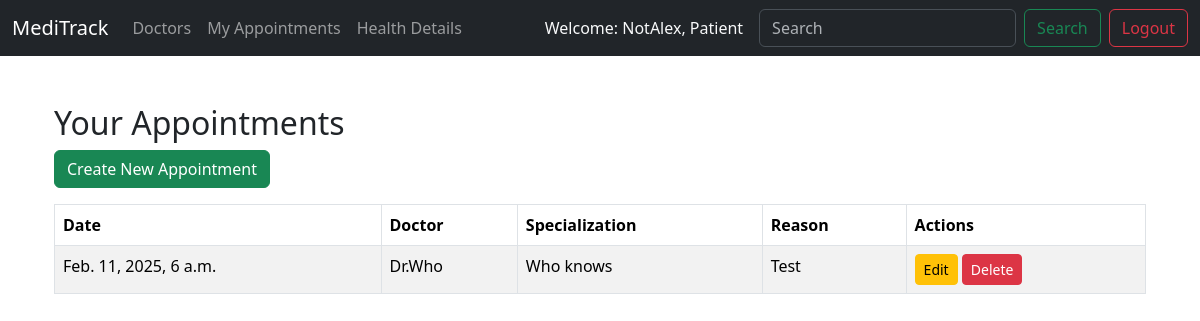
Before: /appointments/ (signed in) with the older database file.
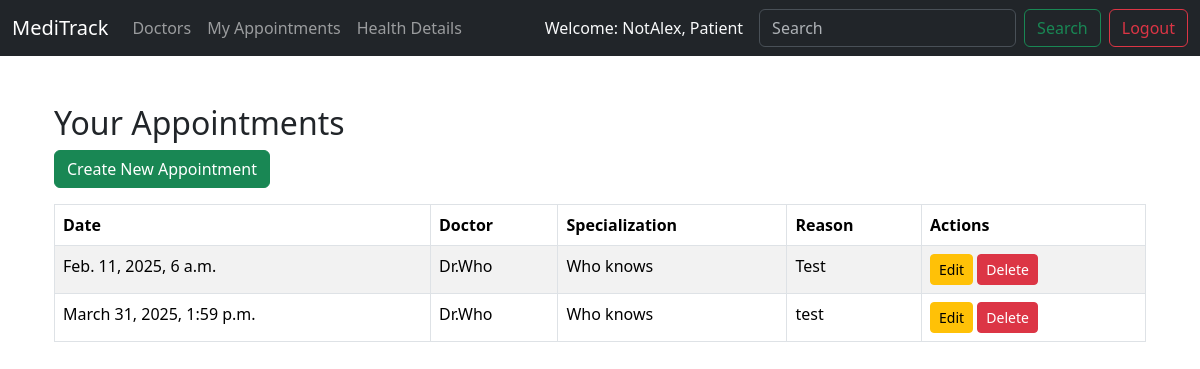
After: the same page with the newer database file.
### apps/appointments/models.py (models this page shows, shortened)
class Appointment(models.Model):
    STATUS_SCHEDULED = "scheduled"
    STATUS_COMPLETED = "completed"
    STATUS_CANCELED = "canceled"
    STATUS_CHOICES = [
        (STATUS_SCHEDULED, "Scheduled"),
        (STATUS_COMPLETED, "Completed"),
        (STATUS_CANCELED, "Canceled"),
    ]
    description = models.TextField(blank=True, null=True)
    date = models.DateTimeField()
    created_at = models.DateTimeField(auto_now_add=True)
    updated_at = models.DateTimeField(auto_now=True)
    reason = models.TextField(null=True, blank=True)
    status = models.CharField(max_length=10, choices=STATUS_CHOICES, default=STATUS_SCHEDULED)
    doctor = models.ForeignKey(
        settings.AUTH_USER_MODEL,
        on_delete=models.CASCADE,
        limit_choices_to={'role': 'doctor'},
        related_name="appointments_as_doctor",  # Avoids clash
        default=1,
    )
    patient = models.ForeignKey(
        settings.AUTH_USER_MODEL,
        on_delete=models.CASCADE,
        limit_choices_to={'role': 'patient'},
        related_name="appointments_as_patient",
        default=1,
    )

### apps/home/models.py (models this page shows, shortened)
class User(AbstractUser):
    ROLE_CHOICES = (
        ("admin", "Admin"),
        ("doctor", "Doctor"),
        ("patient", "Patient"),
    )
    role = models.CharField(max_length=10, choices=ROLE_CHOICES, default="patient")

### apps/doctors/models.py (models this page shows, shortened)
class Doctor(models.Model):
    user = models.OneToOneField(settings.AUTH_USER_MODEL,
                                on_delete=models.CASCADE,
                                related_name="doctor",
                                limit_choices_to={"role": "doctor"})
    specialization = models.CharField(max_length=100, blank=True, null=True)
    phone = models.CharField(max_length=15, blank=True, null=True)
    experience_years = models.PositiveIntegerField(blank=True, null=True)
    available = models.BooleanField(default=True)

### apps/patients/views.py (the view)
# urls.py: path("appointments/", views.list_appointments, name="list_appointments"),
@login_required
@role_required("patient")
def list_appointments(request):
    appointments = Appointment.objects.filter(patient=request.user)
    return render(request, "patients_templates/appointments.html", {"appointments": appointments})

### templates/patients_templates/appointments.html
{% extends "base.html" %}
{% block content %}
<div class="container">
    <h2 class="mt-4">Your Appointments</h2>
    <a href="{% url 'create_appointment' %}" class="btn btn-success mb-3">Create New Appointment</a>
    {% if appointments %}
        <table class="table table-bordered table-striped">
            <thead class="thead-dark">
                <tr>
                    <th>Date</th>
                    <th>Doctor</th>
                    <th>Specialization</th>
                    <th>Reason</th>
                    <th>Actions</th>
                </tr>
            </thead>
            <tbody>
                {% for appointment in appointments %}
                    {% if appointment.status != "Cancelled" %}
                    <tr>
                        <td>{{ appointment.date }}</td>
                        <td>{{ appointment.doctor.username }} {{ appointment.doctor.last_name }}</td>
                        <td>{{ appointment.doctor.doctor.specialization }}</td>
                        <td>{{ appointment.reason }}</td>
                        <td>
                            <a href="{% url 'update_appointment' appointment.id %}" class="btn btn-warning btn-sm">Edit</a>
                            <a href="{% url 'delete_appointment' appointment.id %}" class="btn btn-danger btn-sm">Delete</a>
                        </td>
                    </tr>
                    {% endif %}
                {% endfor %}
            </tbody>
        </table>
    {% else %}
        <p>No appointments yet.</p>
    {% endif %}
</div>
{% endblock %}

Changed rows visible on the page:
added Appointment: date "March 31, 2025, 1:59 p.m.", doctor.username "Dr.Who", doctor.doctor.specialization "Who knows", reason "test"
